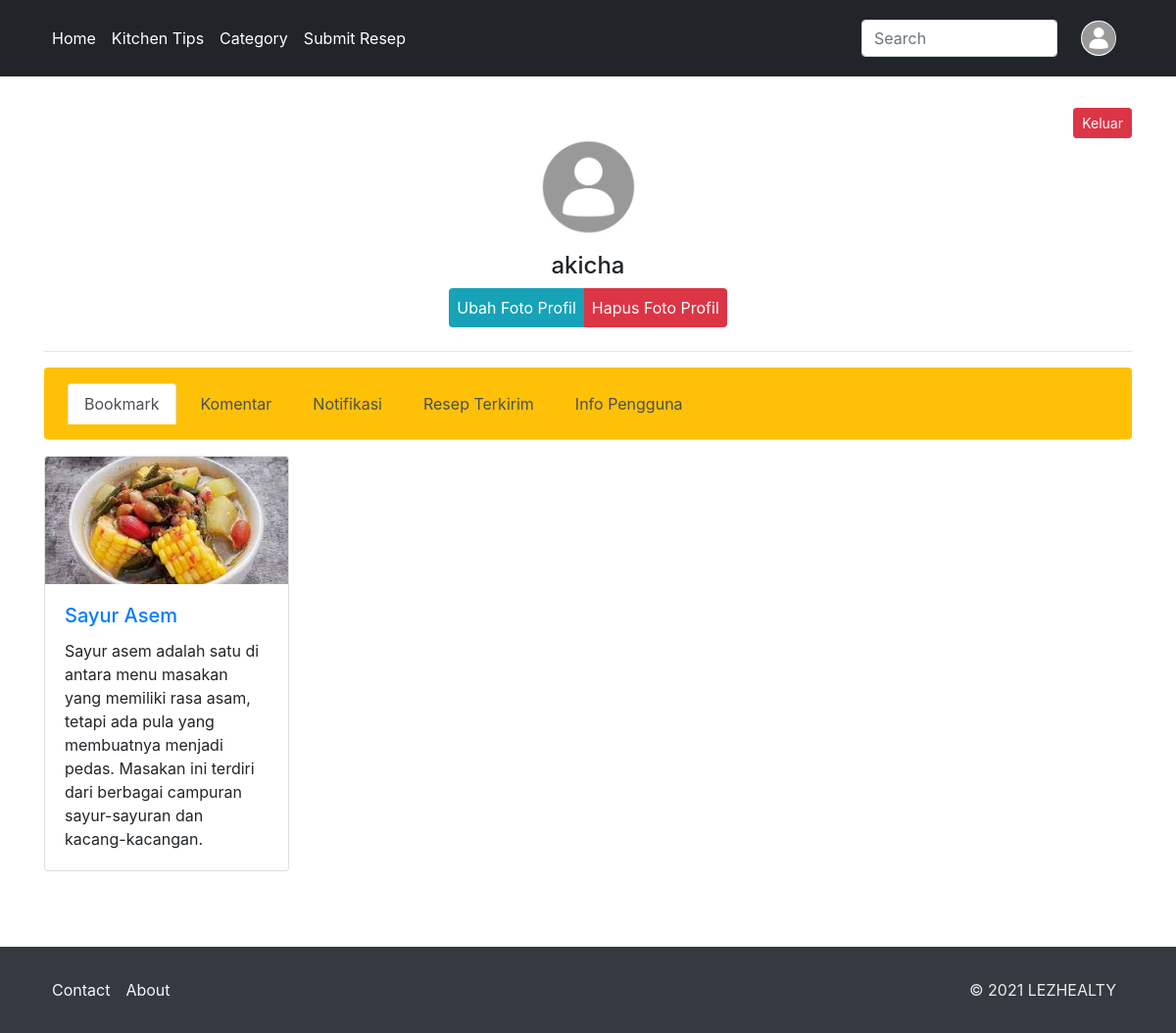
Before: /profile.php (signed in) with the older database file.
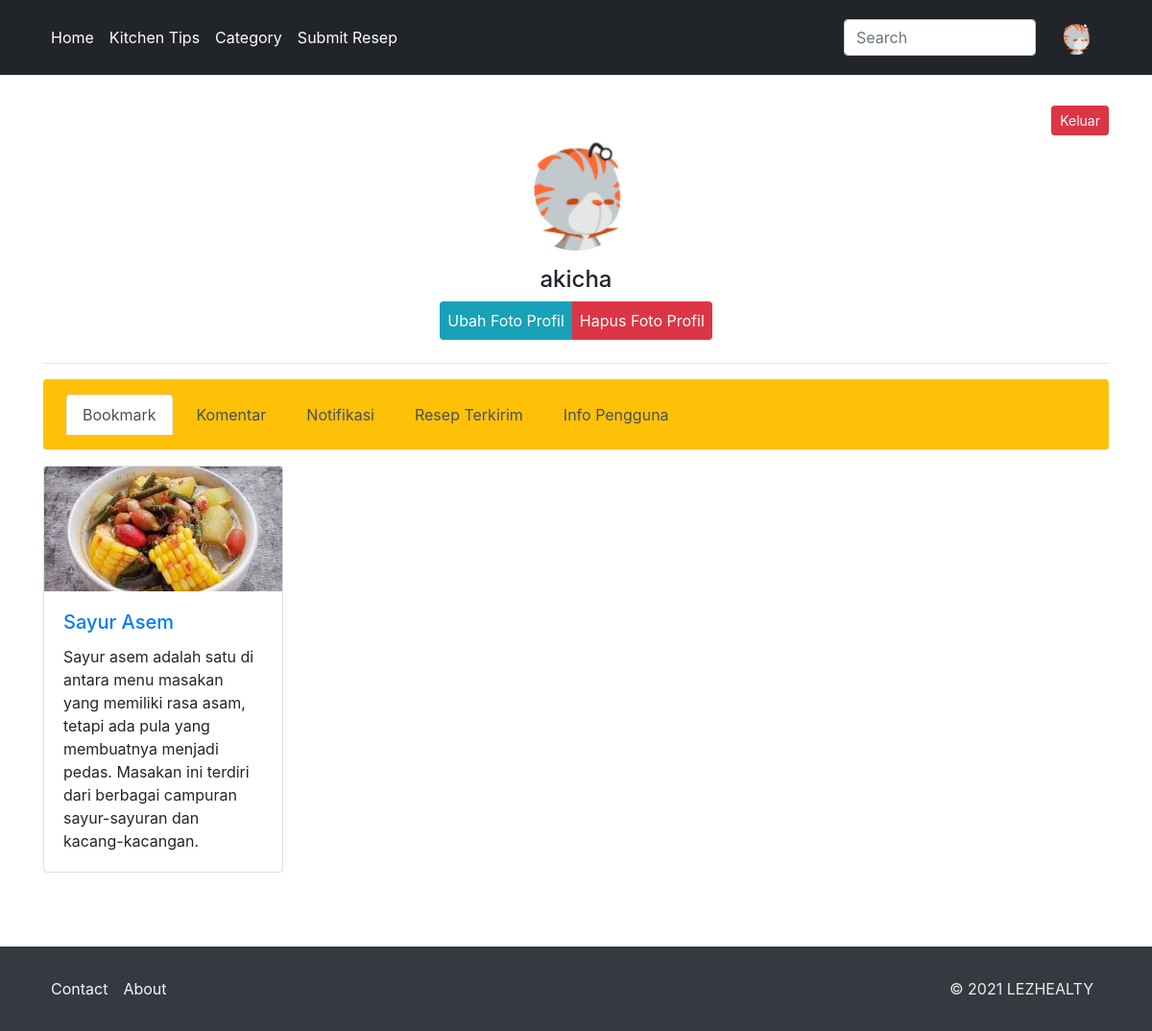
After: the same page with the newer database file.
### tables this page shows
CREATE TABLE `bookmark` (
  `id` int(11) NOT NULL,
  `username` varchar(255) NOT NULL,
  `blog_name` varchar(255) NOT NULL,
  `status` varchar(5) NOT NULL
);

CREATE TABLE `resep` (
  `id` int(11) NOT NULL,
  `sumber` varchar(50) NOT NULL,
  `judul` varchar(50) NOT NULL,
  `deskripsi` varchar(1000) NOT NULL,
  `tag1` varchar(20) NOT NULL,
  `tag2` varchar(20) NOT NULL,
  `tag3` varchar(20) NOT NULL,
  `tag4` varchar(20) NOT NULL
);

CREATE TABLE `user` (
  `username` varchar(50) NOT NULL,
  `password` varchar(255) NOT NULL,
  `email` varchar(50) NOT NULL,
  `nohp` varchar(50) NOT NULL,
  `gambar` varchar(255) NOT NULL
);

### function.php (called while the page is built, shortened)
<?php
    $conn = mysqli_connect("localhost","root","","food_and_health");
    function queryResep($x){
    global $conn;
    $result = $conn->query($x);
    $rows = [];
    while ($row = mysqli_fetch_assoc($result)){
            $rows[] = $row;
        }
    return $rows;
    }
    function apply_foto_profil(){
        global $conn;
        $username = $_SESSION["username"];
        $result = $conn->query("SELECT * FROM user WHERE username = '$username'");
        $rows = [];
        while ($row = $result -> fetch_assoc()){
            $rows[] = $row;
        }
        if (isset($rows[0]["gambar"])) {
            $namafile = $rows[0]["gambar"];
            return $namafile;
        }
        else{
            return false;
        }
    }
?>

### profile.php (the view, shortened to what this page needs)
<?php
  require 'function.php';
  $username_profile = $_SESSION["username"];
  $recipe = queryResep("SELECT blog_name FROM bookmark WHERE username = '$username_profile' AND status = 'ON'");
?>
<!DOCTYPE html>
<html>
<head>
    <link rel="stylesheet" href="https://cdn.jsdelivr.net/npm/bootstrap@4.6.0/dist/css/bootstrap.min.css">
    <link rel="stylesheet" type="text/css" href="https://stackpath.bootstrapcdn.com/font-awesome/4.7.0/css/font-awesome.min.css">
</head>
<body>
<nav class="navbar navbar-expand-lg navbar-dark bg-dark fixed-top p-3 navbar4bg">
    <div class="container">
    <div class="collapse navbar-collapse" id="navbarTogglerDemo01">
        <ul class="navbar-nav mr-auto mt-2 mt-lg-0">
          <li class="nav-item">
            <a class="nav-link text-white" href="index.php">Home </a>
          </li>
          <li class="nav-item">
            <a class="nav-link text-white" href="kitchen-tips.php">Kitchen Tips</a>
          </li>
          <li class="nav-item">
            <a class="nav-link text-white" href="category.php">Category</a>
          </li>
          <li class="nav-item">
            <a class="nav-link text-white" href="submit-recipe.php">Submit Resep</a>
          </li>
        </ul>
      <form class="form-inline my-2 my-lg-0" action="result.php" method="get">
          <input class="form-control me-2" style="width:200px" name="keyword" placeholder="Search" aria-label="Search">
      </form>
      <span>
      <?php if (!apply_foto_profil()) : ?>
          <a class="navbar-brand ml-4" href="login.php">
            <img class="rounded-circle" src="img/avatar.jpg" alt="..." height="36" width="36" />
          </a>
        <?php else : ?>
          <a class="navbar-brand ml-4" href="login.php">
            <img class="rounded-circle" src="upload/foto-profil/<?=apply_foto_profil()?>" alt="..." height="36" width="36" />
          </a>
          <?php endif ?>
      </span>
    </div>
    </div>
  </nav>
  <div class="container" style="margin-top:110px">
    <div class="d-flex justify-content-end">
    <form action="" method="post">
    <button class="btn btn-danger btn-sm" name="logout" id="logout" value="1">Keluar</button>
    </form>
    </div>
    <div class="d-flex justify-content-center">
    <?php if (!apply_foto_profil()) : ?>
      <img class="rounded-circle" src="img/avatar.jpg" alt="..." height="100" />
    <?php else : ?>
    <img class="rounded-circle" src="upload/foto-profil/<?=apply_foto_profil()?>" alt="..." height="120" width="120" />
    <?php endif?>
    </div>
      <div class="d-flex mt-3 justify-content-center">
      <h4><?=$_SESSION["username"]?></h4>
      </div>
      <div class="d-flex justify-content-center">
        <form action="" method="post" enctype="multipart/form-data">
          <label  class="btn-info p-2 rounded-left" for="profile_pic">Ubah Foto Profil</label>
        </form>
        <form action="" method="post">
            <label  class="btn-danger p-2 rounded-right" for="hapus_pp">Hapus Foto Profil</label>
        </form>
      </div>
      <hr/>
        <nav>
          <div class="nav nav-tabs bg-warning rounded p-3 mb-3 justify-content-left" id="nav-tab" role="tablist";">
            <a class="nav-item nav-link select active ml-2" id="nav-home-tab" data-toggle="tab" href="#nav-home" role="tab" aria-controls="nav-home" aria-selected="true">Bookmark</a>
            <a class="nav-item nav-link select ml-2" id="nav-profile-tab" data-toggle="tab" href="#nav-profile" role="tab" aria-controls="nav-profile" aria-selected="false">Komentar</a>
            <a class="nav-item nav-link select ml-2" id="nav-profile0-tab" data-toggle="tab" href="#nav-profile0" role="tab" aria-controls="nav-profile0" aria-selected="false">Notifikasi</a>
            <a class="nav-item nav-link select ml-2" id="nav-profile1-tab" data-toggle="tab" href="#nav-profile1" role="tab" aria-controls="nav-profile1" aria-selected="false">Resep Terkirim</a>
            <a class="nav-item nav-link select ml-2" id="nav-profile2-tab" data-toggle="tab" href="#nav-profile2" role="tab" aria-controls="nav-profile2" aria-selected="false">Info Pengguna</a>
          </div>
        </nav>
        <div class="tab-content " id="nav-tabContent">
          <div class="tab-pane fade show active" id="nav-home" role="tabpanel" aria-labelledby="nav-home-tab">
          <div class="row">
         <?php foreach($recipe as $card) :?>
          <div class="col-3">
          <div class="card mb-3" style="width: 250px;">
              <img src="blog/<?=$card["blog_name"].".jpg"?>" class="card-img-top" alt="..." />
              <div class="card-body">
                <?php
                $blog_name = $card['blog_name'];
                $nama_resep = queryResep("SELECT * FROM resep WHERE sumber = '$blog_name'")
                ?>
                <a href="blog/<?=$card["blog_name"].".php";?>" class="text-decoration-none hover-orange">
                <h5 class="card-title"><?=$nama_resep[0]["judul"];?></h5>
                </a>
                <p class="card-text"><?=$nama_resep[0]["deskripsi"] ?></p>
              </div>
            </div>
          </div>
          <?php endforeach?>
          </div>
          </div>
          </div>
        </div>
    <footer class="bg-dark mt-auto">
    <div class="container">
      <footer class="py-4 footer-blog">
      <div class="row">
        <div class="col-9">
            <ul class="nav">
            <li class="nav-item"><a href="javascript:void(0)" class="nav-link px-2 text-muted contact-about" data-toggle="modal" data-target=".contact">Contact</a></li>
            <li class="nav-item"><a href="javascript:void(0)" class="nav-link px-2 text-muted contact-about" data-toggle="modal" data-target=".about">About</a></li>
            </ul>
        </div>
        <div class="col-3">
            <ul class="nav justify-content-end">
            <li class="nav-item"><a class="nav-link copyright">&copy; 2021 LEZHEALTY</a></li>
            </ul>
        </div>
        </div>
      </footer>
    </div>
  </footer>
</body>
</html>

Changed rows visible on the page:
now on this page (row edited): user: gambar (picture)
changed user: gambar empty → "akicha.png" (drawn)
